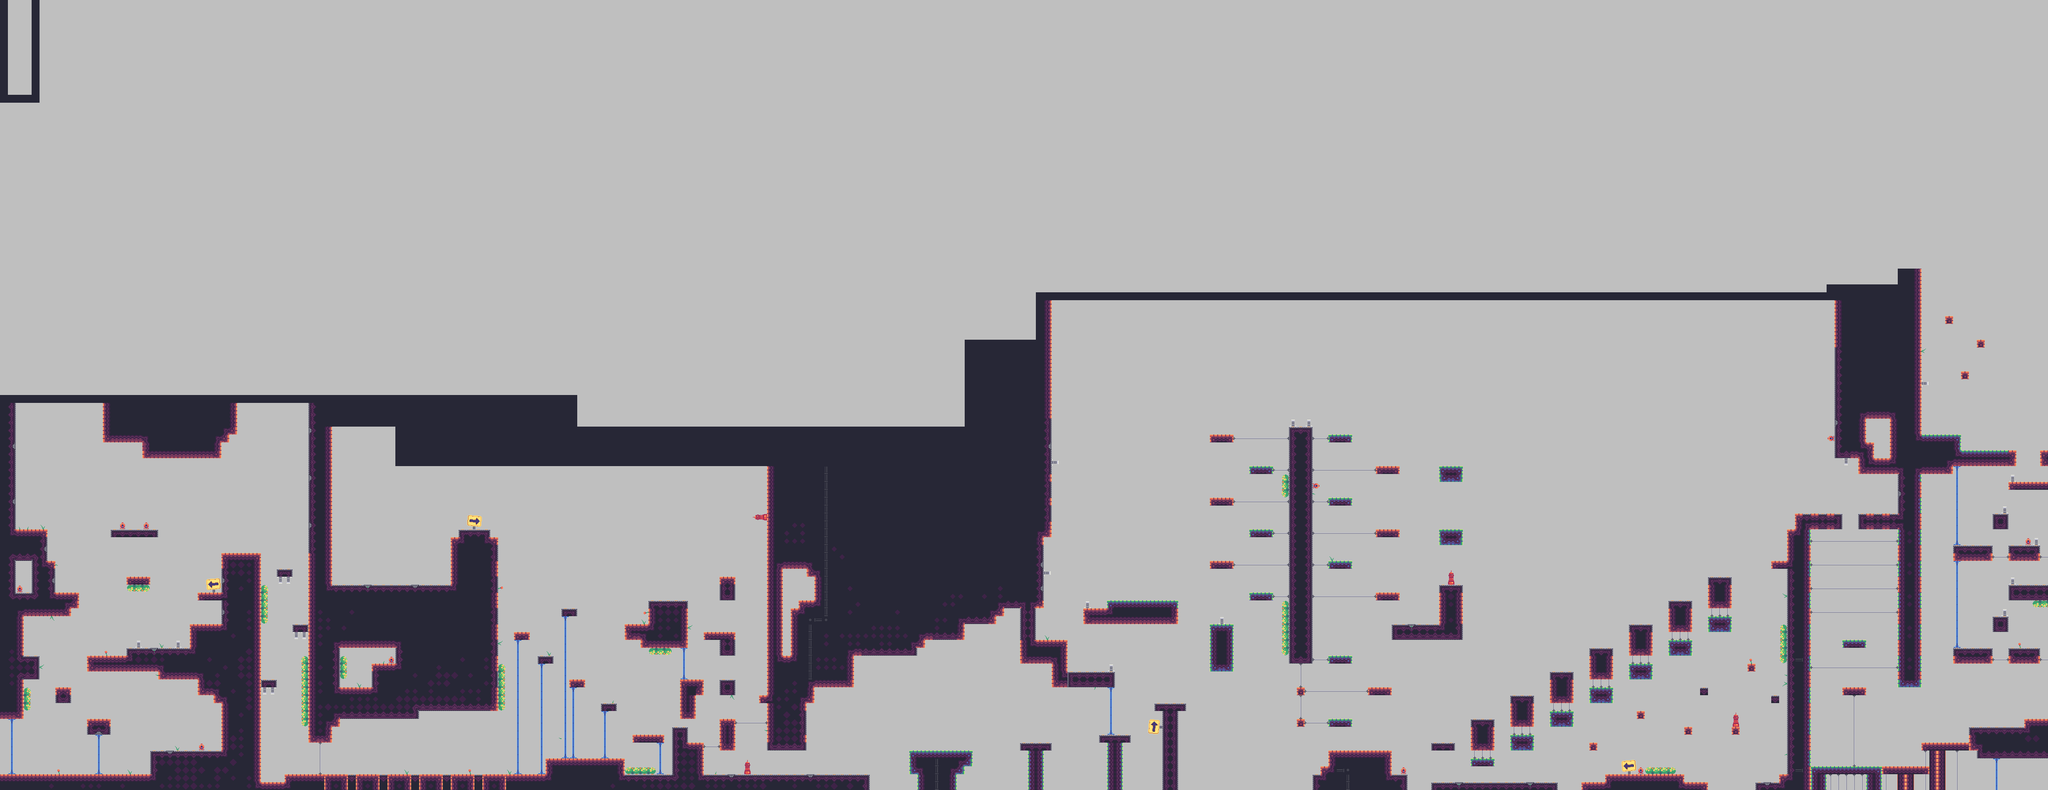

Tiled map render using the project's own tile images. Description and the map definition, with tile-layer contents summarised, below:
An orthogonal 259x100 tile map with 16x16 px tiles, 1 tile layer (Ground), 2 tilesets and 143 objects (76x collect, 60x enemy, 4x portal, 2x checkpoint, p_respawn).

<map version="1.2" tiledversion="1.2.5" orientation="orthogonal" renderorder="right-down" width="259" height="100" tilewidth="16" tileheight="16" infinite="0" backgroundcolor="#bfbfbf" nextlayerid="30" nextobjectid="566">
 <tileset firstgid="1" name="tesla_tileset" tilewidth="16" tileheight="16" tilecount="99" columns="11">
  <image source="../../assets/tilesets/tesla_tileset.png" width="176" height="144" />
  <tile id="0">
   <properties>
    <property name="collides" type="bool" value="true" />
   </properties>
  </tile>
  <tile id="1">
   <properties>
    <property name="collides" type="bool" value="true" />
   </properties>
  </tile>
  <tile id="2">
   <properties>
    <property name="collides" type="bool" value="true" />
   </properties>
  </tile>
  <tile id="3">
   <properties>
    <property name="collides" type="bool" value="true" />
   </properties>
  </tile>
  <tile id="4">
   <properties>
    <property name="collides" type="bool" value="false" />
   </properties>
  </tile>
  <tile id="5">
   <properties>
    <property name="collides" type="bool" value="false" />
   </properties>
  </tile>
  <tile id="6">
   <properties>
    <property name="collides" type="bool" value="false" />
   </properties>
  </tile>
  <tile id="7">
   <properties>
    <property name="collides" type="bool" value="false" />
   </properties>
  </tile>
  <tile id="11">
   <properties>
    <property name="collides" type="bool" value="true" />
   </properties>
  </tile>
  <tile id="12">
   <properties>
    <property name="collides" type="bool" value="true" />
   </properties>
  </tile>
  <tile id="13">
   <properties>
    <property name="collides" type="bool" value="true" />
   </properties>
  </tile>
  <tile id="14">
   <properties>
    <property name="collides" type="bool" value="true" />
   </properties>
  </tile>
  <tile id="15">
   <properties>
    <property name="collides" type="bool" value="true" />
   </properties>
  </tile>
  <tile id="16">
   <properties>
    <property name="collides" type="bool" value="false" />
   </properties>
  </tile>
  <tile id="17">
   <properties>
    <property name="collides" type="bool" value="false" />
   </properties>
  </tile>
  <tile id="18">
   <properties>
    <property name="collides" type="bool" value="false" />
   </properties>
  </tile>
  <tile id="22">
   <properties>
    <property name="collides" type="bool" value="true" />
   </properties>
  </tile>
  <tile id="23">
   <properties>
    <property name="collides" type="bool" value="true" />
   </properties>
  </tile>
  <tile id="24">
   <properties>
    <property name="collides" type="bool" value="true" />
   </properties>
  </tile>
  <tile id="25">
   <properties>
    <property name="collides" type="bool" value="true" />
   </properties>
  </tile>
  <tile id="26">
   <properties>
    <property name="collides" type="bool" value="true" />
   </properties>
  </tile>
  <tile id="27">
   <properties>
    <property name="collides" type="bool" value="false" />
   </properties>
  </tile>
  <tile id="28">
   <properties>
    <property name="collides" type="bool" value="false" />
   </properties>
  </tile>
  <tile id="29">
   <properties>
    <property name="collides" type="bool" value="false" />
   </properties>
  </tile>
  <tile id="33">
   <properties>
    <property name="collides" type="bool" value="true" />
   </properties>
  </tile>
  <tile id="34">
   <properties>
    <property name="collides" type="bool" value="true" />
   </properties>
  </tile>
  <tile id="35">
   <properties>
    <property name="collides" type="bool" value="true" />
   </properties>
  </tile>
  <tile id="36">
   <properties>
    <property name="collides" type="bool" value="true" />
   </properties>
  </tile>
  <tile id="37">
   <properties>
    <property name="collides" type="bool" value="false" />
   </properties>
  </tile>
  <tile id="38">
   <properties>
    <property name="collides" type="bool" value="false" />
   </properties>
  </tile>
  <tile id="39">
   <properties>
    <property name="collides" type="bool" value="false" />
   </properties>
  </tile>
  <tile id="40">
   <properties>
    <property name="collides" type="bool" value="false" />
   </properties>
  </tile>
  <tile id="44">
   <properties>
    <property name="collides" type="bool" value="true" />
   </properties>
  </tile>
  <tile id="55">
   <properties>
    <property name="collides" type="bool" value="true" />
   </properties>
  </tile>
  <tile id="56">
   <properties>
    <property name="collides" type="bool" value="true" />
   </properties>
  </tile>
  <tile id="66">
   <properties>
    <property name="collides" type="bool" value="true" />
   </properties>
  </tile>
  <tile id="67">
   <properties>
    <property name="collides" type="bool" value="true" />
   </properties>
  </tile>
  <tile id="77">
   <properties>
    <property name="collides" type="bool" value="true" />
   </properties>
  </tile>
  <tile id="78">
   <properties>
    <property name="collides" type="bool" value="true" />
   </properties>
  </tile>
 </tileset>
 <tileset firstgid="100" name="enemies" tilewidth="48" tileheight="48" tilecount="4" columns="0">
  <grid orientation="orthogonal" width="1" height="1" />
  <tile id="0">
   <image width="48" height="48" source="templates/enemies/assets/cannon.png" />
  </tile>
  <tile id="1">
   <image width="48" height="48" source="templates/enemies/assets/coil.png" />
  </tile>
  <tile id="2">
   <image width="48" height="48" source="templates/enemies/assets/legs.png" />
  </tile>
  <tile id="3">
   <image width="48" height="48" source="templates/enemies/assets/vroomba.png" />
  </tile>
 </tileset>
 <layer id="29" name="Ground" width="259" height="100">
  <data>[25900 cells, 4775 non-empty, 47 distinct tile ids]</data>
 </layer>
 <objectgroup id="28" name="Powerups" />
 <objectgroup id="10" name="Enemies">
  <object id="176" name="cannon" type="enemy" gid="100" x="14.6667" y="51" width="48" height="48" />
  <object id="177" name="coil" type="enemy" gid="101" x="15" y="96.6667" width="48" height="48" />
  <object id="178" name="legs" type="enemy" gid="102" x="17" y="147.333" width="48" height="48" />
  <object id="179" name="vroomba" type="enemy" gid="103" x="16" y="192.333" width="48" height="48" />
  <object id="182" name="coil" type="enemy" gid="101" x="138.333" y="1104.17" width="48" height="48">
   <properties>
    <property name="dir_x" type="int" value="1" />
    <property name="dir_y" type="int" value="0" />
   </properties>
  </object>
  <object id="183" name="coil" type="enemy" gid="101" x="186.667" y="1232" width="48" height="48">
   <properties>
    <property name="dir_x" type="int" value="0" />
    <property name="dir_y" type="int" value="0" />
   </properties>
  </object>
  <object id="186" name="coil" type="enemy" gid="101" x="552.5" y="1224" width="48" height="48">
   <properties>
    <property name="dir_x" type="int" value="1" />
    <property name="dir_y" type="int" value="0" />
   </properties>
  </object>
  <object id="187" name="coil" type="enemy" gid="101" x="551.167" y="1341.33" width="48" height="48">
   <properties>
    <property name="dir_x" type="int" value="1" />
    <property name="dir_y" type="int" value="0" />
   </properties>
  </object>
  <object id="188" name="coil" type="enemy" gid="101" x="551.333" y="1451.5" width="48" height="48">
   <properties>
    <property name="dir_x" type="int" value="1" />
    <property name="dir_y" type="int" value="0" />
   </properties>
  </object>
  <object id="189" name="coil" type="enemy" gid="101" x="687.5" y="1496.5" width="48" height="48">
   <properties>
    <property name="dir_x" type="int" value="0" />
    <property name="dir_y" type="int" value="1" />
   </properties>
  </object>
  </objectgroup>
 <objectgroup id="13" name="Coins">
  <!-- 76 objects omitted --></objectgroup>
 <objectgroup id="12" name="Player">
  <!-- 7 objects omitted --></objectgroup>
</map>
<!-- 133 of 143 objects omitted -->
